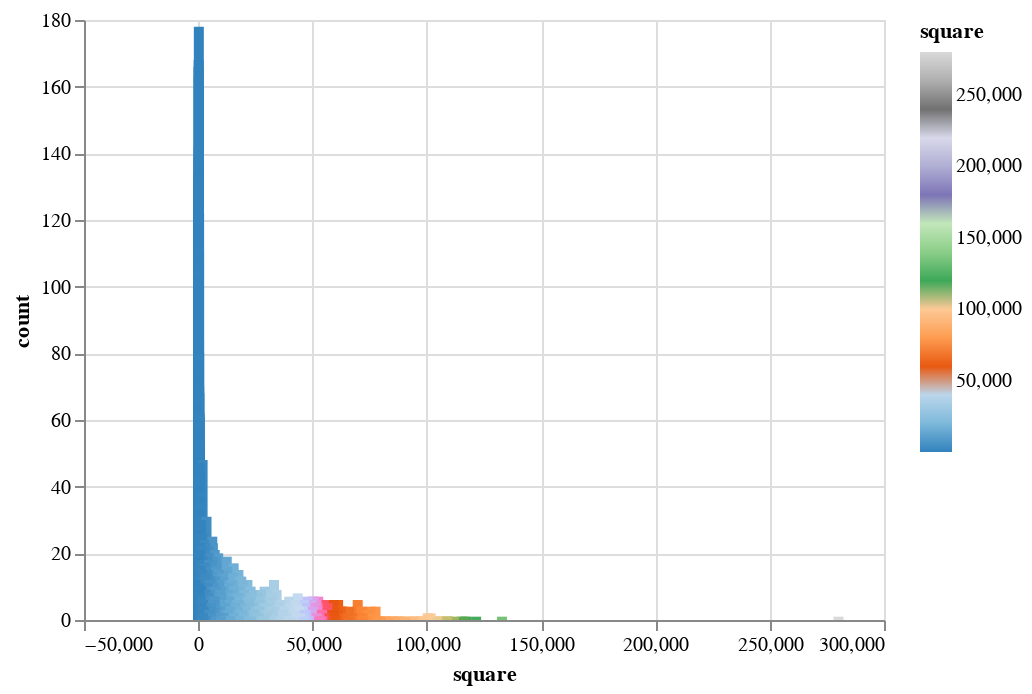

Write notebook code for a chart like this one.
### Code cell
square_count = pd.DataFrame()
temp = ships_dfrm[ships_dfrm['SquareOfDetected'] != 0]
square_count["square"] = temp['SquareOfDetected'].value_counts().index
square_count["count"] = temp['SquareOfDetected'].value_counts().values
alt.Chart(square_count).mark_bar().encode(
    x = "square",
    y="count",
    color=alt.Color("square", scale=alt.Scale(scheme='category20c'))
)

### Figure 1 — Vega-Lite specification as saved in the notebook (floating-point values rounded to 4 significant figures; data arrays with more than 128 entries replaced by an {"elided": "..."} marker saying what was removed)
{"config": {"view": {"continuousWidth": 400, "continuousHeight": 300}}, "data": {"name": "data-4dea0819711f64642c1bc8f518c66636"}, "mark": "bar", "encoding": {"color": {"field": "square", "scale": {"scheme": "category20c"}, "type": "quantitative"}, "x": {"field": "square", "type": "quantitative"}, "y": {"field": "count", "type": "quantitative"}}, "$schema": "https://vega.github.io/schema/vega-lite/v4.17.0.json", "datasets": {"data-4dea0819711f64642c1bc8f518c66636": {"elided": "9317 records"}}}
